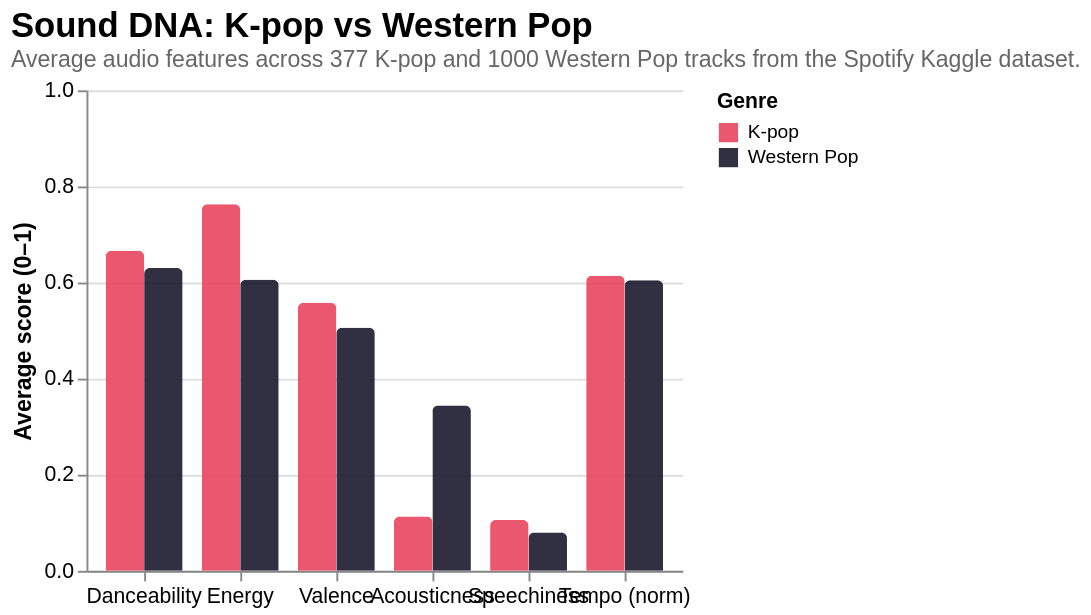

Vega-Lite specification stored for this chart:
### Vega-Lite specification from a JSON file in a GitHub repository (floating-point values rounded to 4 significant figures)
{"title": {"text": "Sound DNA: K-pop vs Western Pop", "subtitle": "Average audio features across 377 K-pop and 1000 Western Pop tracks from the Spotify Kaggle dataset.", "anchor": "start", "fontSize": 18, "subtitleFontSize": 12, "subtitleColor": "#666"}, "width": "container", "height": 320, "autosize": {"type": "fit-x", "contains": "padding"}, "config": {"view": {"stroke": null}, "axis": {"labelFontSize": 11, "titleFontSize": 12}}, "data": {"values": [{"feature": "Danceability", "genre": "K-pop", "value": 0.666}, {"feature": "Energy", "genre": "K-pop", "value": 0.763}, {"feature": "Valence", "genre": "K-pop", "value": 0.558}, {"feature": "Acousticness", "genre": "K-pop", "value": 0.113}, {"feature": "Speechiness", "genre": "K-pop", "value": 0.106}, {"feature": "Danceability", "genre": "Western Pop", "value": 0.63}, {"feature": "Energy", "genre": "Western Pop", "value": 0.606}, {"feature": "Valence", "genre": "Western Pop", "value": 0.506}, {"feature": "Acousticness", "genre": "Western Pop", "value": 0.344}, {"feature": "Speechiness", "genre": "Western Pop", "value": 0.08}, {"feature": "Tempo (norm)", "genre": "K-pop", "value": 0.614}, {"feature": "Tempo (norm)", "genre": "Western Pop", "value": 0.605}]}, "mark": {"type": "bar", "cornerRadiusEnd": 3, "opacity": 0.9}, "encoding": {"x": {"field": "feature", "type": "nominal", "title": null, "axis": {"labelAngle": 0}, "sort": ["Danceability", "Energy", "Valence", "Acousticness", "Speechiness", "Tempo (norm)"]}, "xOffset": {"field": "genre", "type": "nominal"}, "y": {"field": "value", "type": "quantitative", "title": "Average score (0–1)", "scale": {"domain": [0, 1]}}, "color": {"field": "genre", "type": "nominal", "title": "Genre", "scale": {"domain": ["K-pop", "Western Pop"], "range": ["#e94560", "#1a1a2e"]}}, "tooltip": [{"field": "feature", "title": "Feature"}, {"field": "genre", "title": "Genre"}, {"field": "value", "title": "Score", "format": ".3f"}]}, "$schema": "https://vega.github.io/schema/vega-lite/v5.json"}
